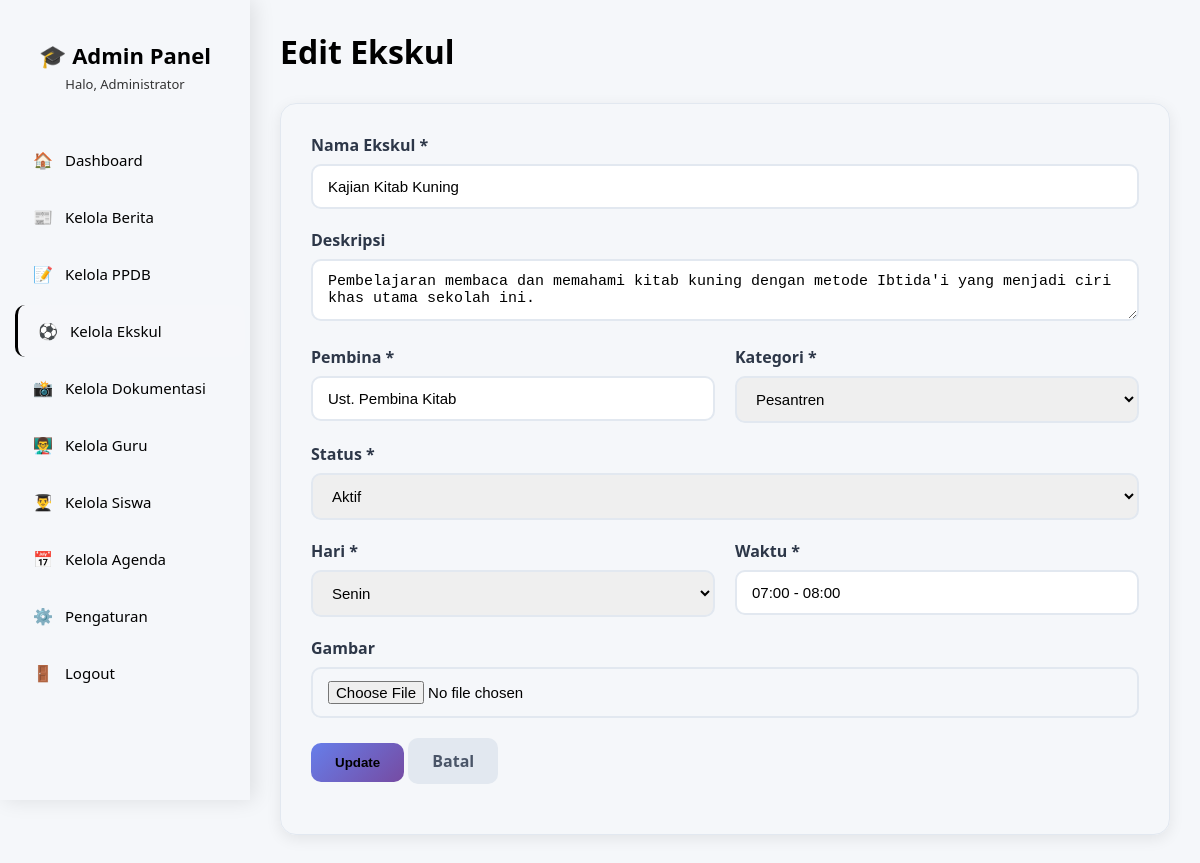
/admin/ekskul-edit.php?id=2 (signed in), run on the app's committed database.
### tables this page shows
CREATE TABLE IF NOT EXISTS ekskul (
    id INT AUTO_INCREMENT PRIMARY KEY,
    nama_ekskul VARCHAR(100) NOT NULL,
    deskripsi TEXT,
    pembina VARCHAR(100),
    jadwal_hari VARCHAR(50),
    jadwal_waktu VARCHAR(50),
    gambar VARCHAR(255),
    kategori ENUM('umum', 'pesantren') DEFAULT 'umum',
    status ENUM('aktif', 'nonaktif') DEFAULT 'aktif',
    created_at TIMESTAMP DEFAULT CURRENT_TIMESTAMP,
    updated_at TIMESTAMP DEFAULT CURRENT_TIMESTAMP ON UPDATE CURRENT_TIMESTAMP
);

### includes/db.php (called while the page is built, shortened)
<?php
try {
    $conn = new mysqli(DB_HOST, DB_USER, DB_PASS, DB_NAME);
    $conn->set_charset("utf8mb4");
} catch (Exception $e) {
    die("Error: " . $e->getMessage());
}
function query($sql) {
    global $conn;
    $result = $conn->query($sql);
    return $result;
}
function fetch_assoc($result) {
    return $result->fetch_assoc();
}
?>

### admin/ekskul-edit.php (the view, shortened to what this page needs)
<?php
require_once '../includes/db.php';
$id = isset($_GET['id']) ? (int)$_GET['id'] : 0;
$sql = "SELECT * FROM ekskul WHERE id = $id";
$result = query($sql);
$ekskul = fetch_assoc($result);
?>
<!DOCTYPE html>
<html lang="id">
<head>
    <link rel="stylesheet" href="../assets/css/admin.css">
</head>
<body>
    <div class="admin-layout">
        <div class="admin-sidebar">
            <div class="admin-sidebar-header">
                <h3>🎓 Admin Panel</h3>
                <p>Halo, <?php echo $_SESSION['admin_nama']; ?></p>
            </div>
            <ul class="admin-menu">
                <li><a href="dashboard.php">Dashboard</a></li>
                <li><a href="berita.php">Kelola Berita</a></li>
                <li><a href="ppdb.php">Kelola PPDB</a></li>
                <li><a href="ekskul.php" class="active">Kelola Ekskul</a></li>
                <li><a href="dokumentasi.php">Kelola Dokumentasi</a></li>
                <li><a href="guru.php">Kelola Guru</a></li>
                <li><a href="siswa.php">Kelola Siswa</a></li>
                <li><a href="agenda.php">Kelola Agenda</a></li>
                <li><a href="pengaturan.php">Pengaturan</a></li>
                <li><a href="logout.php" style="color: var(--danger-color);">Logout</a></li>
            </ul>
        </div>
        <div class="admin-content">
            <h1 style="margin-bottom:30px;">Edit Ekskul</h1>
            <div class="content-card">
                <form action="" method="POST" enctype="multipart/form-data" data-validate>
                    <div class="form-group"><label>Nama Ekskul *</label><input type="text" name="nama_ekskul" class="form-control" value="<?php echo $ekskul['nama_ekskul']; ?>" required></div>
                    <div class="form-group"><label>Deskripsi</label><textarea name="deskripsi" class="form-control"><?php echo $ekskul['deskripsi']; ?></textarea></div>
                    <div class="form-row">
                        <div class="form-group"><label>Pembina *</label><input type="text" name="pembina" class="form-control" value="<?php echo $ekskul['pembina']; ?>" required></div>
                        <div class="form-group"><label>Kategori *</label><select name="kategori" class="form-control" required><option value="umum" <?php echo $ekskul['kategori']=='umum'?'selected':''; ?>>Umum</option><option value="pesantren" <?php echo $ekskul['kategori']=='pesantren'?'selected':''; ?>>Pesantren</option></select></div>
                    </div>
                    <div class="form-group"><label>Status *</label><select name="status" class="form-control" required><option value="aktif" <?php echo $ekskul['status']=='aktif'?'selected':''; ?>>Aktif</option></select></div>
                    <div class="form-row">
                        <div class="form-group"><label>Hari *</label><select name="jadwal_hari" class="form-control" required><option <?php echo $ekskul['jadwal_hari']=='Senin'?'selected':''; ?>>Senin</option></select></div>
                        <div class="form-group"><label>Waktu *</label><input type="text" name="jadwal_waktu" class="form-control" value="<?php echo $ekskul['jadwal_waktu']; ?>" placeholder="14:00 - 16:00" required></div>
                    </div>
                    <div class="form-group"><label>Gambar</label><input type="file" name="gambar" class="form-control" accept="image/*"><?php if($ekskul['gambar']) echo '<br><small>Current: '.$ekskul['gambar'].'</small>'; ?></div>
                    <div class="form-group"><button type="submit" class="btn btn-primary">Update</button> <a href="ekskul.php" class="btn btn-secondary">Batal</a></div>
                </form>
            </div>
        </div>
    </div>
</body>
</html>

### assets/css/admin.css (style rules this page uses)
* { margin: 0; padding: 0; box-sizing: border-box; }
body { font-family: 'Segoe UI', Tahoma, Geneva, Verdana, sans-serif; background: #f5f7fa; }
.admin-layout { display: flex; min-height: 100vh; }
.admin-sidebar { width: 260px; background: linear-gradient(180deg, #667eea 0%, #764ba2 100%); color: var(--white); padding: 0; position: fixed; height: 100vh; overflow-y: auto; box-shadow: 4px 0 20px rgba(0,0,0,0.1); }
.admin-sidebar-header { padding: 30px 20px; text-align: center; border-bottom: 1px solid rgba(255,255,255,0.1); margin-bottom: 20px; }
.admin-sidebar-header h3 { font-size: 22px; font-weight: 700; margin-bottom: 5px; }
.admin-sidebar-header p { font-size: 13px; opacity: 0.8; }
.admin-menu { list-style: none; padding: 0 10px; }
.admin-menu li { margin-bottom: 5px; }
.admin-menu li a { display: flex; align-items: center; padding: 14px 18px; color: var(--white); text-decoration: none; border-radius: 10px; transition: all 0.3s ease; font-size: 15px; }
.admin-menu li a:hover, .admin-menu li a.active { background: rgba(255,255,255,0.2); transform: translateX(5px); }
.admin-menu li a::before { content: '📌'; margin-right: 12px; font-size: 16px; }
.admin-menu li a[href*="dashboard"]::before { content: '🏠'; }
.admin-menu li a[href*="berita"]::before { content: '📰'; }
.admin-menu li a[href*="ppdb"]::before { content: '📝'; }
.admin-menu li a[href*="ekskul"]::before { content: '⚽'; }
.admin-menu li a[href*="dokumentasi"]::before { content: '📸'; }
.admin-menu li a[href*="guru"]::before { content: '👨‍🏫'; }
.admin-menu li a[href*="siswa"]::before { content: '👨‍🎓'; }
.admin-menu li a[href*="agenda"]::before { content: '📅'; }
.admin-menu li a[href*="pengaturan"]::before { content: '⚙️'; }
.admin-menu li a[href*="logout"]::before { content: '🚪'; }
.admin-content { margin-left: 260px; padding: 40px; flex: 1; background: #f5f7fa; }
.content-card { background: var(--white); padding: 30px; border-radius: 16px; box-shadow: 0 4px 15px rgba(0,0,0,0.08); margin-bottom: 30px; border: 1px solid #e2e8f0; }
.btn { padding: 12px 24px; border-radius: 10px; font-weight: 600; cursor: pointer; border: none; transition: all 0.3s ease; text-decoration: none; display: inline-block; }
.btn-primary { background: linear-gradient(135deg, #667eea 0%, #764ba2 100%); color: var(--white); }
.btn-secondary { background: #e2e8f0; color: #4a5568; }
.form-group { margin-bottom: 20px; }
.form-group label { display: block; margin-bottom: 8px; font-weight: 600; color: #2d3748; }
.form-control { width: 100%; padding: 12px 15px; border: 2px solid #e2e8f0; border-radius: 10px; font-size: 15px; transition: all 0.3s ease; }
.form-row { display: grid; grid-template-columns: repeat(auto-fit, minmax(200px, 1fr)); gap: 20px; }

### admin/ekskul-edit.php (style rules this page uses)
.admin-layout { display: flex; min-height: 100vh; }
.admin-sidebar { width: 250px; background: var(--dark-color); color: var(--white); padding: 20px 0; position: fixed; height: 100vh; overflow-y: auto; }
.admin-sidebar-header { padding: 20px; text-align: center; border-bottom: 1px solid rgba(255,255,255,0.1); margin-bottom: 20px; }
.admin-menu { list-style: none; }
.admin-menu li a { display: block; padding: 15px 20px; color: var(--white); text-decoration: none; border-left: 3px solid transparent; }
.admin-menu li a:hover, .admin-menu li a.active { background: rgba(255,255,255,0.1); border-left-color: var(--accent-color); }
.admin-content { margin-left: 250px; padding: 30px; flex: 1; }

### data on the page
ekskul: nama_ekskul "Kajian Kitab Kuning", deskripsi "Pembelajaran membaca dan memahami kitab kuning dengan metode Ibtida'i yang menjadi ciri khas utama sekolah ini.", pembina "Ust. Pembina Kitab", kategori "Pesantren", status "Aktif", jadwal_waktu "07:00 - 08:00"

### other printed values
$_SESSION['admin_nama'] "Administrator"
